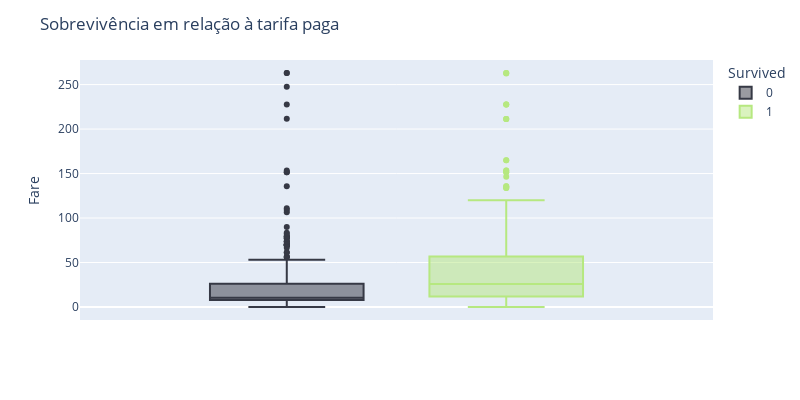

Here is the notebook cell this chart was saved with:
### Code cell
fig = px.box(train, y="Fare", color="Survived", color_discrete_sequence=["#363945", "#B6E880"])
fig.update_layout(height=400, width=800, title_text="Sobrevivência em relação à tarifa paga")
fig.show()

### Figure 1 — Plotly figure (JSON) as saved in the notebook; plotly's stock layout.template omitted (floating-point values rounded to 4 significant figures; data arrays with more than 128 entries replaced by an {"elided": "..."} marker saying what was removed)
{"data": [{"alignmentgroup": "True", "hovertemplate": "Survived=0<br>Fare=%{y}<extra></extra>", "legendgroup": "0", "marker": {"color": "#363945"}, "name": "0", "notched": false, "offsetgroup": "0", "orientation": "v", "showlegend": true, "type": "box", "x0": " ", "xaxis": "x", "y": {"elided": "444 float values"}, "y0": " ", "yaxis": "y"}, {"alignmentgroup": "True", "hovertemplate": "Survived=1<br>Fare=%{y}<extra></extra>", "legendgroup": "1", "marker": {"color": "#B6E880"}, "name": "1", "notched": false, "offsetgroup": "1", "orientation": "v", "showlegend": true, "type": "box", "x0": " ", "xaxis": "x", "y": {"elided": "265 float values"}, "y0": " ", "yaxis": "y"}], "layout": {"boxmode": "group", "height": 400, "legend": {"title": {"text": "Survived"}, "tracegroupgap": 0}, "margin": {"t": 60}, "title": {"text": "Sobrevivência em relação à tarifa paga"}, "width": 800, "xaxis": {"anchor": "y", "domain": [0, 1]}, "yaxis": {"anchor": "x", "domain": [0, 1], "title": {"text": "Fare"}}}}
